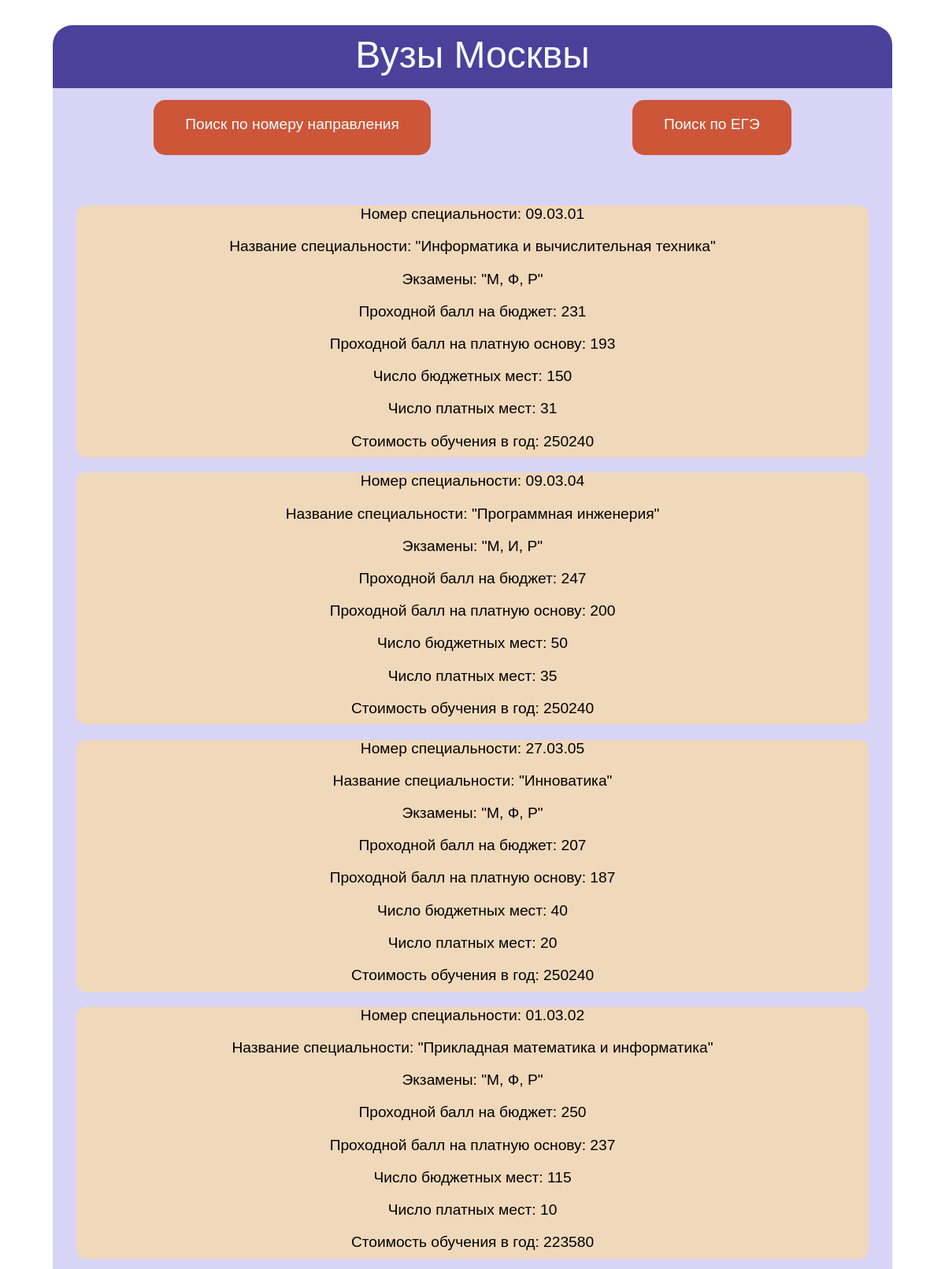
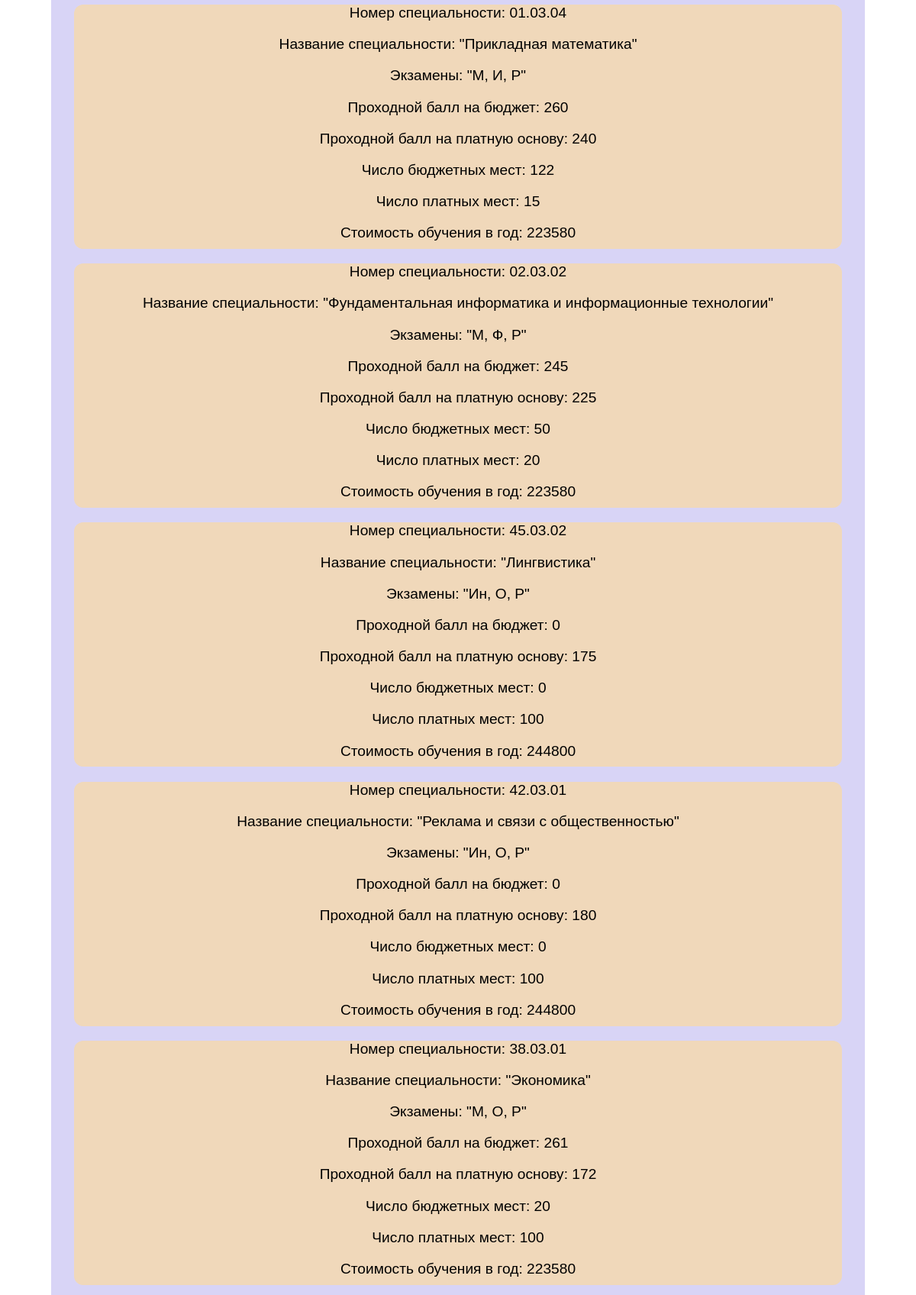
/user (upper part), run on the app's committed database (2 pictures, top to bottom).
### app.py (models this page shows, shortened)
class Bachelor(db.Model):
    id = db.Column(db.Integer, primary_key=True)
    id_university = db.Column(db.Integer, db.ForeignKey('university.id'))
    num_of_spec = db.Column(db.String(10), nullable=False)
    name = db.Column(db.String(50), nullable=False)
    exams = db.Column(db.String(10), nullable=False)
    budget_score = db.Column(db.Integer)
    paid_score = db.Column(db.Integer)
    budget_places = db.Column(db.Integer)
    paid_places = db.Column(db.Integer)
    paid_cost = db.Column(db.Integer)

### app.py (the view)
@app.route('/user', methods=['POST', 'GET'])
def user():
    bachelors = Bachelor.query.order_by(Bachelor.id).all()
    if request.method == "GET":
        return render_template("user.html", bachelors=bachelors)
    if request.method == "POST":
        exams = request.form['exam']
        bachelors = Bachelor.query.filter(Bachelor.exams == exams).all()
        return render_template("user.html", bachelors=bachelors)

### templates/user.html (shortened to what this page needs)
<!DOCTYPE html>
<html>
    <head>
        <link rel="stylesheet" href="../static/css/style.css">
    </head>
    <body>
        <div class="big_card">
            <div class="header_main">
                <p class="article"><a href="/">Вузы Москвы</a></p>
            </div>
            <div class="buttons_contain">
                <p class="user_button"><a href="/search_spec">Поиск по номеру направления</a></p>
                <p class="user_button"><a href="/search_exams">Поиск по ЕГЭ</a></p>
            </div>
            <div class="cards">
                {% if bachelors|length > 0%}
                    {% for el in bachelors %}
                        <div class="sp_card">
                            <div class="note">
                                <p>Номер специальности: {{ el.num_of_spec }}</p>
                                <p>Название специальности: "{{ el.name }}"</p>
                                <p>Экзамены: "{{ el.exams }}"</p>
                                <p>Проходной балл на бюджет: {{ el.budget_score }}</p>
                                <p>Проходной балл на платную основу: {{ el.paid_score }}</p>
                                <p>Число бюджетных мест: {{ el.budget_places }}</p>
                                <p>Число платных мест: {{ el.paid_places }}</p>
                                <p>Стоимость обучения в год: {{ el.paid_cost }}</p>
                            </div>
                        </div>
                    {% endfor %}
                {% else %}
                    <p class="nothing">Заполните бд</p>
                {% endif %}
            </div>
        </div>
    </body>
</html>

### static/css/style.css (style rules this page uses)
a { text-decoration: none; }
.article { padding-top: 10px; }
.article a { font-size: 3em; color: azure; font-family: sans-serif; }
.header_main { height: 10vh; text-align: center; background-color: #4d409b; border-top-left-radius: 25px; border-top-right-radius: 25px; }
.big_card { width: 90%; display:block; background-color: #d8d4f6; border-radius: 25px; margin-left: auto; margin-right: auto; margin-top: 4vh; margin-bottom: 4vh; }
.cards { padding-bottom: 10px; padding-left: 30px; padding-right: 30px; }
.note { text-align: center; margin-top: 10px; }
.note p { font-size: 1.2em; font-family: sans-serif; }
.sp_card { background-color: #f0d8ba; border-radius: 12px; height: 320px; padding: 10 px; }
.user_button { margin-top: 5px; margin-left: auto; margin-right: auto; background-color: #cd5638; padding: 20px 40px 0px 40px; border-radius: 15px; height: 50px; }
.user_button a { color: azure; font-size: 1.2em; font-family: sans-serif; }
.buttons_contain { margin-top: 10px; height: 15vh; display: flex; }

### data on the page
Bachelor: num_of_spec "09.03.01", name "Информатика и вычислительная техника", exams "М, Ф, Р", budget_score "231", paid_score "193", budget_places "150", paid_places "31", paid_cost "250240"
Bachelor: num_of_spec "09.03.04", name "Программная инженерия", exams "М, И, Р", budget_score "247", paid_score "200", budget_places "50", paid_places "35", paid_cost "250240"
Bachelor: num_of_spec "27.03.05", name "Инноватика", exams "М, Ф, Р", budget_score "207", paid_score "187", budget_places "40", paid_places "20", paid_cost "250240"
Bachelor: num_of_spec "01.03.02", name "Прикладная математика и информатика", exams "М, Ф, Р", budget_score "250", paid_score "237", budget_places "115", paid_places "10", paid_cost "223580"
Bachelor: num_of_spec "01.03.04", name "Прикладная математика", exams "М, И, Р", budget_score "260", paid_score "240", budget_places "122", paid_places "15", paid_cost "223580"
Bachelor: num_of_spec "02.03.02", name "Фундаментальная информатика и информационные технологии", exams "М, Ф, Р", budget_score "245", paid_score "225", budget_places "50", paid_places "20", paid_cost "223580"
Bachelor: num_of_spec "45.03.02", name "Лингвистика", exams "Ин, О, Р", budget_score "0", paid_score "175", budget_places "0", paid_places "100", paid_cost "244800"
Bachelor: num_of_spec "42.03.01", name "Реклама и связи с общественностью", exams "Ин, О, Р", budget_score "0", paid_score "180", budget_places "0", paid_places "100", paid_cost "244800"
Bachelor: num_of_spec "38.03.01", name "Экономика", exams "М, О, Р", budget_score "261", paid_score "172", budget_places "20", paid_places "100", paid_cost "223580"
